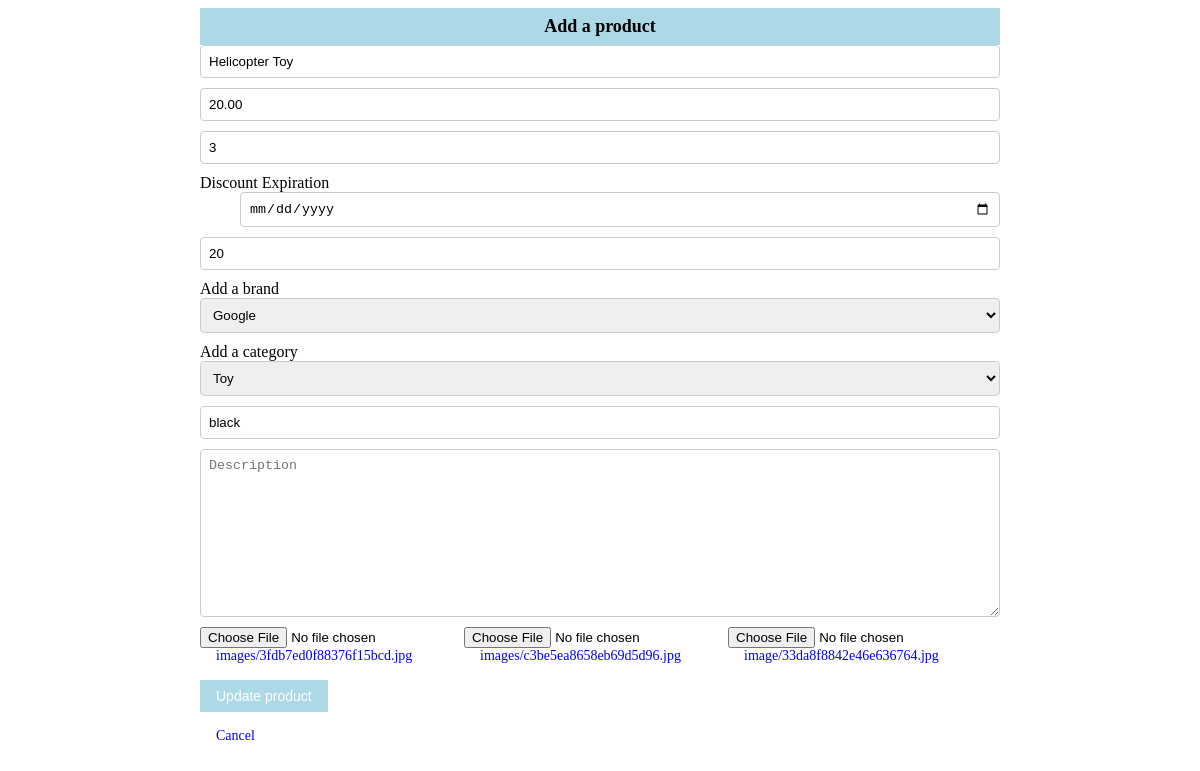
Page /updateproduct/1 on the committed database.
### shop/products/models.py (models this page shows, shortened)
class Addproduct(db.Model):
    __searchable__ = ['name', 'desc']
    id = db.Column(db.Integer, primary_key=True)
    name = db.Column(db.String(80), nullable=False)
    price = db.Column(db.Numeric(10, 2), nullable=False)
    discount = db.Column(db.Integer, default=0)
    stock = db.Column(db.Integer, nullable=False)
    colors = db.Column(db.Text, nullable=False)
    desc = db.Column(db.Text, nullable=False)
    pub_date = db.Column(db.DateTime, nullable=False, default=datetime.utcnow)
    discount_expiration = db.Column(db.DateTime, nullable=True)
    previous_discounts = db.relationship('DiscountExpiredOffer', backref='product', lazy=True)
    category_id = db.Column(db.Integer, db.ForeignKey('category.id'), nullable=False)
    category = db.relationship('Category', backref=db.backref('categories', lazy=True))
    brand_id = db.Column(db.Integer, db.ForeignKey('brand.id'), nullable=False)
    brand = db.relationship('Brand', backref=db.backref('brands', lazy=True))
    image_1 = db.Column(db.String(150), nullable=False, default='image1.jpg')
    image_2 = db.Column(db.String(150), nullable=False, default='image2.jpg')
    image_3 = db.Column(db.String(150), nullable=False, default='image3.jpg')

class Brand(db.Model):
    id = db.Column(db.Integer, primary_key=True)
    name = db.Column(db.String(30), nullable=False, unique=True)

class Category(db.Model):
    id = db.Column(db.Integer, primary_key=True)
    name = db.Column(db.String(30), nullable=False, unique=True)

### shop/products/routes.py (the view, shortened to what this page needs)
@app.route('/updateproduct/<int:id>', methods=['GET', 'POST'])
def updateproduct(id):
    form = Addproducts(request.form)
    product = Addproduct.query.get_or_404(id)
    brands = Brand.query.all()
    categories = Category.query.all()
    brand = request.form.get('brand')
    category = request.form.get('category')
    form.name.data = product.name
    form.price.data = product.price
    form.discount.data = product.discount
    form.stock.data = product.stock
    form.colors.data = product.colors
    form.description.data = product.desc
    brand = product.brand.name
    category = product.category.name
    return render_template('products/updateproduct.html', form=form, title='Update Product', getproduct=product, brands=brands, categories=categories)

### shop/products/forms.py
class Addproducts(Form):
    name = StringField('Name', [validators.DataRequired()])
    price = FloatField('Price', [validators.DataRequired()])
    discount = IntegerField('Discount', default=0)
    discount_days = DateField('Discount Expiration', format='%Y-%m-%d')
    stock = IntegerField('Stock', [validators.DataRequired()])
    colors = StringField('Colors', [validators.DataRequired()])
    description = TextAreaField('Description', [validators.DataRequired()])
    image_1 = FileField('Image 1', validators=[FileAllowed(['jpg, png, gif, jpeg'])])
    image_2 = FileField('Image 2', validators=[FileAllowed(['jpg, png, gif, jpeg'])])
    image_3 = FileField('Image 3', validators=[FileAllowed(['jpg, png, gif, jpeg'])])

### shop/templates/products/updateproduct.html (shortened to what this page needs)
<div class="container">
  <div class="row">
      <div style="width: 100%;">
          <div class="text-center bg-info p-2 h4">Add a product</div>
          {% from "_formhelpers.html" import render_field %}
          <form method="post" enctype="multipart/form-data">
              <div>
                  <input type="text" name="name" class="form-control" placeholder="Product Name" value="{{getproduct.name}}" required>
                  <input type="number" name="price" class="form-control" placeholder="Price" value="{{getproduct.price}}" required>
                  <input type="number" name="discount" class="form-control" placeholder="Discount" value="{{getproduct.discount}}" required>
                  {{ render_field(form.discount_days, class="form-control") }}
                  <input type="number" name="stock" class="form-control" placeholder="Stock" value="{{getproduct.stock}}" required>
                  <label for="brand">Add a brand</label>
                  <select name="brand" id="brand" class="form-control" required>
                      {% if getproduct %}
                          <option value="{{getproduct.brand_id}}" style="display: none;">{{getproduct.brand.name}}</option>
                      {% else %}
                          <option value=""> Select A brand</option>
                          {% for brand in brands %}
                              <option value="{{brand.id}}">{{brand.name}}</option>
                          {% endfor %}
                      {% endif %}
                  </select>
                  <label for="category">Add a category</label>
                  <select name="category" id="category" class="form-control" required>
                      {% if getproduct %}
                          <option value="{{getproduct.category_id}}" style="display: none;">{{getproduct.category.name}}</option>
                      {% else %}
                          <option value=""> Select A category</option>
                          {% for category in categories %}
                              <option value="{{category.id}}">{{category.name}}</option>
                          {% endfor %}
                      {% endif %}
                  </select>
                  <input type="text" name="colors" class="form-control" placeholder="Colors" value="{{getproduct.colors}}" required>
                  <textarea name="description" class="form-control" rows="10" placeholder="Description" value="{{getproduct.desc}}"  required></textarea>
              </div>
              <div class="container">
                  <div class="row">
                      {% if getproduct %}
                          <div style="width: 33%;">
                              <input type="file" name="image_1" id="image_1">
                              <a href="{{url_for('static',filename='images/' + getproduct.image_1)}}"> images/{{ getproduct.image_1}}</a>
                          </div>
                          <div style="width: 33%;">
                              <input type="file" name="image_2" id="image_2">
                              <a href="{{url_for('static',filename='images/' + getproduct.image_2)}}">images/{{ getproduct.image_2}}</a>
                          </div>
                          <div style="width: 33%;">
                              <input type="file" name="image_3" id="image_3">
                              <a href="{{url_for('static',filename='images/' + getproduct.image_3)}}"> image/{{ getproduct.image_3}}</a>
                          </div>
                      {% else %}
                          <div style="width: 33%;"><input type="file" name="image_1" id="image_1"></div>
                          <div style="width: 33%;"><input type="file" name="image_2" id="image_2"></div>
                          <div style="width: 33%;"><input type="file" name="image_3" id="image_3"></div>
                      {% endif %}
                  </div>
              </div>
              <p><input type="submit" value="{% if getproduct %}Update{% else %}Add{% endif %} product"></p>
          </form>
          <a href="{{url_for('admin')}}">Cancel</a>
      </div>
  </div>
</div>

### shop/templates/_formhelpers.html (shortened to what this page needs)
{% macro render_field(field) %}
<dt>{{ field.label }}</dt>
<dd>
  {{ field(**kwargs)|safe }}
</dd>
{% endmacro %}

### shop/templates/products/updateproduct.html (style rules this page uses)
.container { margin: 0 auto; max-width: 800px; }
.text-center { text-align: center; }
.bg-info { background-color: lightblue; }
.p-2 { padding: 8px; }
.h4 { font-size: 18px; font-weight: bold; }
.form-control { width: 100%; padding: 8px; margin-bottom: 10px; border: 1px solid #ccc; border-radius: 4px; box-sizing: border-box; }
.container .row { display: flex; flex-wrap: wrap; }
.container .row::after { content: ""; clear: both; display: table; }
input[type="submit"] { background-color: lightblue; padding: 8px 16px; border: none; color: white; cursor: pointer; font-size: 14px; }
a { padding: 8px 16px; text-decoration: none; font-size: 14px; }

### rows in the picture
Addproduct: name "Helicopter Toy", price "20.00", discount "3", stock "20", colors "black", description "Description", image_1 "3fdb7ed0f88376f15bcd.jpg", image_2 "c3be5ea8658eb69d5d96.jpg", image_3 "33da8f8842e46e636764.jpg"
Brand: brand "Google"
Category: category "Toy"

### other values in the picture
{{ field.label }} "Discount Expiration"
